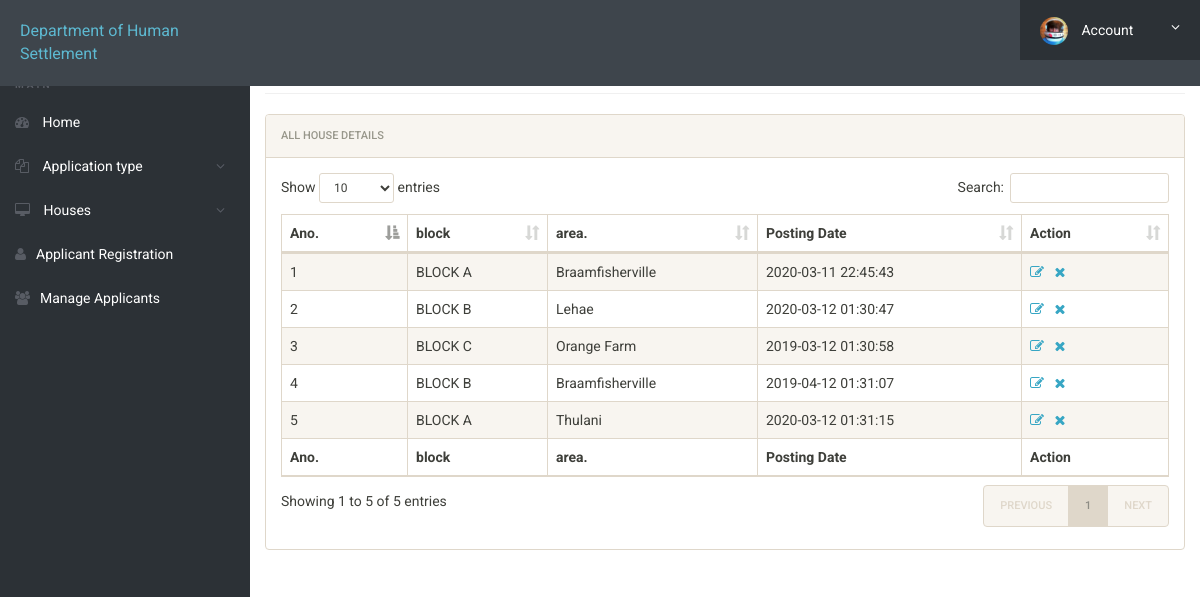
The app's page /admin/manage-houses.php (signed in) with its own data.
### tables this page shows
CREATE TABLE IF NOT EXISTS `houses` (
  `id` int(11) NOT NULL,
  `block` varchar(20) NOT NULL,
  `area` varchar(50) NOT NULL,
  `posting_date` timestamp NOT NULL DEFAULT CURRENT_TIMESTAMP
);

### admin/manage-houses.php (the view, shortened to what this page needs)
<?php
include('includes/config.php');
?>
<!doctype html>
<html lang="en" class="no-js">
<head>
	<link rel="stylesheet" href="css/font-awesome.min.css">
	<link rel="stylesheet" href="css/bootstrap.min.css">
	<link rel="stylesheet" href="css/dataTables.bootstrap.min.css">
	<link rel="stylesheet" href="css/bootstrap-social.css">
	<link rel="stylesheet" href="css/bootstrap-select.css">
	<link rel="stylesheet" href="css/fileinput.min.css">
	<link rel="stylesheet" href="css/awesome-bootstrap-checkbox.css">
	<link rel="stylesheet" href="css/style.css">
</head>
<body>
	<?php include('includes/header.php');?>
	<div class="ts-main-content">
			<?php include('includes/sidebar.php');?>
		<div class="content-wrapper">
			<div class="container-fluid">
				<div class="row">
					<div class="col-md-12">
						<h2 class="page-title">Manage houses</h2>
						<div class="panel panel-default">
							<div class="panel-heading">All house Details</div>
							<div class="panel-body">
								<table id="zctb" class="display table table-striped table-bordered table-hover" cellspacing="0" width="100%">
									<thead>
										<tr>
											<th>Ano.</th>
											<th>block</th>
											<th>area.</th>
											<th>Posting Date  </th>
											<th>Action</th>
										</tr>
									</thead>
									<tfoot>
										<tr>
											<th>Ano.</th>
											<th>block</th>
											<th>area.</th>
											<th>Posting Date  </th>
											<th>Action</th>
										</tr>
									</tfoot>
									<tbody>
<?php
$ret="select * from houses";
$stmt= $mysqli->prepare($ret) ;
$stmt->execute() ;
$res=$stmt->get_result();
$cnt=1;
while($row=$res->fetch_object())
	  {
	  	?>
<tr><td><?php echo $cnt;;?></td>
<td><?php echo $row->block;?></td>
<td><?php echo $row->area;?></td>
<td><?php echo $row->posting_date;?></td>
<td><a href="edit-house.php?id=<?php echo $row->id;?>"><i class="fa fa-edit"></i></a>&nbsp;&nbsp;
<a href="manage-houses.php?del=<?php echo $row->id;?>" onclick="return confirm("Do you want to delete");"><i class="fa fa-close"></i></a></td>
										</tr>
									<?php
$cnt=$cnt+1;
									 } ?>
									</tbody>
								</table>
							</div>
						</div>
					</div>
				</div>
			</div>
		</div>
	</div>
</body>
</html>

### admin/includes/header.php (shortened to what this page needs)
<div class="brand clearfix">
		<a href="#" class="logo" style="font-size:16px;">Department of Human Settlement</a>
		<ul class="ts-profile-nav">
			<li class="ts-account">
				<a href="#"><img src="img/ts-avatar.jpg" class="ts-avatar hidden-side" alt=""> Account <i class="fa fa-angle-down hidden-side"></i></a>
			</li>
		</ul>
	</div>

### admin/includes/sidebar.php (shortened to what this page needs)
<nav class="ts-sidebar">
			<ul class="ts-sidebar-menu">
				<li class="ts-label">Main</li>
				<li><a href="dashboard.php"><i class="fa fa-dashboard"></i> Home</a></li>
					<li><a href="#"><i class="fa fa-files-o"></i> Application type</a>
				</li>
					<li><a href="#"><i class="fa fa-desktop"></i> Houses</a>
				</li>
				<li><a href="registration.php"><i class="fa fa-user"></i>Applicant Registration</a></li>
				<li><a href="manage-applicants.php"><i class="fa fa-users"></i>Manage Applicants</a></li>
		</nav>

### admin/css/style.css (style rules this page uses)
html { font-size: 14px; }
@media only screen and (min-width: 480px) { html { font-size: 17px; } }
@media only screen and (min-width: 768px) { html { font-size: 14px; } }
body { font-size: 1em; }
a { color: #37a6c4; }
.panel { overflow: hidden; }
ul, li { margin: 0; padding: 0; list-style: none; }
.page-title { padding-bottom: 15px; margin-bottom: 20px; border-bottom: 1px solid #f0f0f0; }
.brand { background: #3e454c; position: relative; z-index: 3; position: fixed; width: 100%; top: 0; }
.brand .logo { box-sizing: border-box; padding: 20px; float: left; display: block; width: 200px; }
@media only screen and (min-width: 992px) { .brand .logo { width: 250px; } }
.brand .ts-profile-nav { float: right; display: none; }
.brand .ts-profile-nav li { float: left; position: relative; }
.brand .ts-profile-nav li a { display: block; padding: 20px; color: #fff; }
.brand .ts-profile-nav .ts-account .fa-angle-down { float: right; }
.brand .ts-profile-nav .ts-account > a { width: 180px; background: #2c3136; }
.brand .ts-profile-nav .ts-account .ts-avatar { border-radius: 50%; height: 28px; margin: -10px 0; margin-right: 10px; }
@media only screen and (min-width: 992px) { .brand .ts-profile-nav { display: block; } }
.ts-sidebar { background: #2c3136; max-height: 0; transition: max-height 0.3s; overflow: hidden; position: fixed; z-index: 2; width: 100%; bottom: 0; top: 60px; overflow-y: auto; }
@media only screen and (min-width: 992px) { .ts-sidebar { max-height: 100%; bottom: 0; } }
.ts-sidebar-menu .ts-label { color: #585c64; font-weight: bold; padding: 8px 15px; text-transform: uppercase; font-size: 10px; letter-spacing: 3px; margin-top: 10px; }
.ts-sidebar-menu a { display: block; text-decoration: none; padding: 12px 15px; color: #fff; }
.ts-sidebar-menu li { position: relative; }
.ts-sidebar-menu li i { color: #585c64; margin-right: 10px; }
.ts-main-content .content-wrapper { padding-top: 15px; margin-top: 10px; }
@media only screen and (min-width: 992px) { .ts-main-content .ts-sidebar { width: 250px; float: left; } }
@media only screen and (min-width: 992px) { .ts-main-content .content-wrapper { margin-left: 250px; } }

### records on screen
houses: block "BLOCK A", area "Braamfisherville", posting_date "2020-03-11 22:45:43"
houses: block "BLOCK B", area "Lehae", posting_date "2020-03-12 01:30:47"
houses: block "BLOCK C", area "Orange Farm", posting_date "2019-03-12 01:30:58"
houses: block "BLOCK B", area "Braamfisherville", posting_date "2019-04-12 01:31:07"
houses: block "BLOCK A", area "Thulani", posting_date "2020-03-12 01:31:15"
